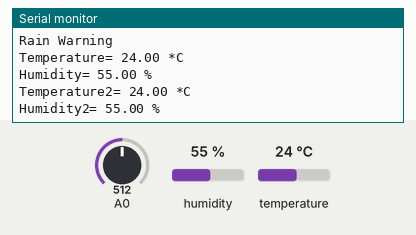
The sketch below on a simulated Arduino Uno, built with avr-gcc and run on an emulated ATmega328P. Parts: the last lines printed to the serial monitor. The inputs (shaded band) are chosen by the test bench; at power-on: A0 = 512, humidity 55 %, temperature 24 °C. The modem accepts every AT command (registered, SIM ready, sends succeed) and sends nothing else.

Above: at 11.7 s.
11.8 s: A0 set to 332
At 15.7 s:
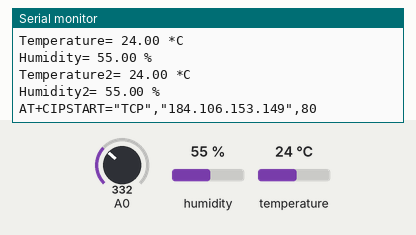
17.6 s: A0 set to 351
At 17.76 s:
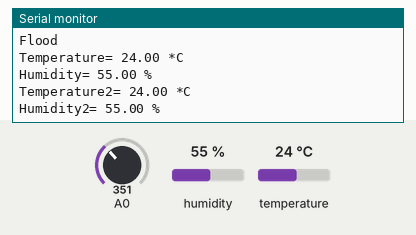

The sketch:

weatherstationarduino.ino
```cpp
#include <SFE_BMP180.h>
#include <Wire.h>
#define ALTITUDE 1655.0

#include <SoftwareSerial.h>
SoftwareSerial espSerial = SoftwareSerial(2, 3);

#include <DHT.h>
#define DHTPIN 5
#define DHTPIN2 6
#define DHTTYPE DHT22
DHT dht(DHTPIN, DHTTYPE);
DHT dht2(DHTPIN2, DHTTYPE);

SFE_BMP180 pressure;

String apiKey = "";

String ssid = "";
String password = "";

const int sensorMin = 0;
const int sensorMax = 1024;

long time1;
long time2;

void showResponse(int waitTime) {
    long t = millis();
    char c;
    while (t + waitTime > millis()) {
        if (espSerial.available()) {
            c = espSerial.read();
            Serial.print(c);
        }
    }
}

boolean thingSpeakWrite(float value1, float value2) {
    String cmd = "AT+CIPSTART=\"TCP\",\"";
    cmd += "184.106.153.149";
    cmd += "\",80";
    espSerial.println(cmd);
    Serial.println(cmd);
    if (espSerial.find("Error")) {
        Serial.println("AT+CIPSTART error");
        return false;
    }

    String getStr = "GET /update?api_key=";
    getStr += apiKey;

    getStr += "&field1=";
    getStr += String(value1);
    getStr += "&field2=";
    getStr += String(value2);
    getStr += "\r\n\r\n";

    cmd = "AT+CIPSEND=";
    cmd += String(getStr.length());
    espSerial.println(cmd);
    Serial.println(cmd);

    delay(100);
    if (espSerial.find(">")) {
        espSerial.print(getStr);
        Serial.print(getStr);
    } else {
        espSerial.println("AT+CIPCLOSE");
        Serial.println("AT+CIPCLOSE");
        return false;
    }
    return true;
}

void setup() {
    Serial.begin(9600);
    if (pressure.begin()){
      Serial.println("BMP180 init success");
    }
    else{
      // Oops, something went wrong, this is usually a connection problem,
      // see the comments at the top of this sketch for the proper connections.

      Serial.println("BMP180 init fail\n\n");
      while(1); // Pause forever.
    }

    dht.begin();
    dht2.begin();

    espSerial.begin(9600);
    espSerial.println("AT+CWMODE=1");
    showResponse(1000);

    espSerial.println("AT+CWJAP=\"" + ssid + "\",\"" + password + "\"");
    showResponse(5000);

    Serial.println("Setup completed");

    time1 = 0;
}

void loop() {
    int sensorReading = analogRead(A0);
    int range = map(sensorReading, sensorMin, sensorMax, 0, 3);
    switch (range) {
    case 0:    // Sensor getting wet
        Serial.println("Flood");
        break;
    case 1:    // Sensor getting wet
        Serial.println("Rain Warning");
        break;
    case 2:    // Sensor dry - To shut this up delete the " Serial.println("Not Raining"); " below.
        Serial.println("Not Raining");
        break;
    }

    float t = dht.readTemperature();
    float h = dht.readHumidity();
    if (isnan(t) || isnan(h)) {
        Serial.println("Failed to read from DHT");
    } else {
        Serial.println("Temperature= " + String(t) + " *C");
        Serial.println("Humidity= " + String(h) + " %");
    }

    float t2 = dht.readTemperature();
    float h2 = dht.readHumidity();
    if (isnan(t2) || isnan(h2)) {
        Serial.println("Failed to read from DHT2");
    } else {
        Serial.println("Temperature2= " + String(t2) + " *C");
        Serial.println("Humidity2= " + String(h2) + " %");
    }

    time2 = millis();

    if (time2 > time1 + 15000) {
        thingSpeakWrite(t, h);
        time1 = millis();
    }
    delay(500);
}
```

Measured:
- the behaviour switches between 341 and 342 on A0 (found by bisection; images 1 and 2)
- after the input at 11.8 s, the serial monitor: prints a new line after 0.15 s (image 1)
